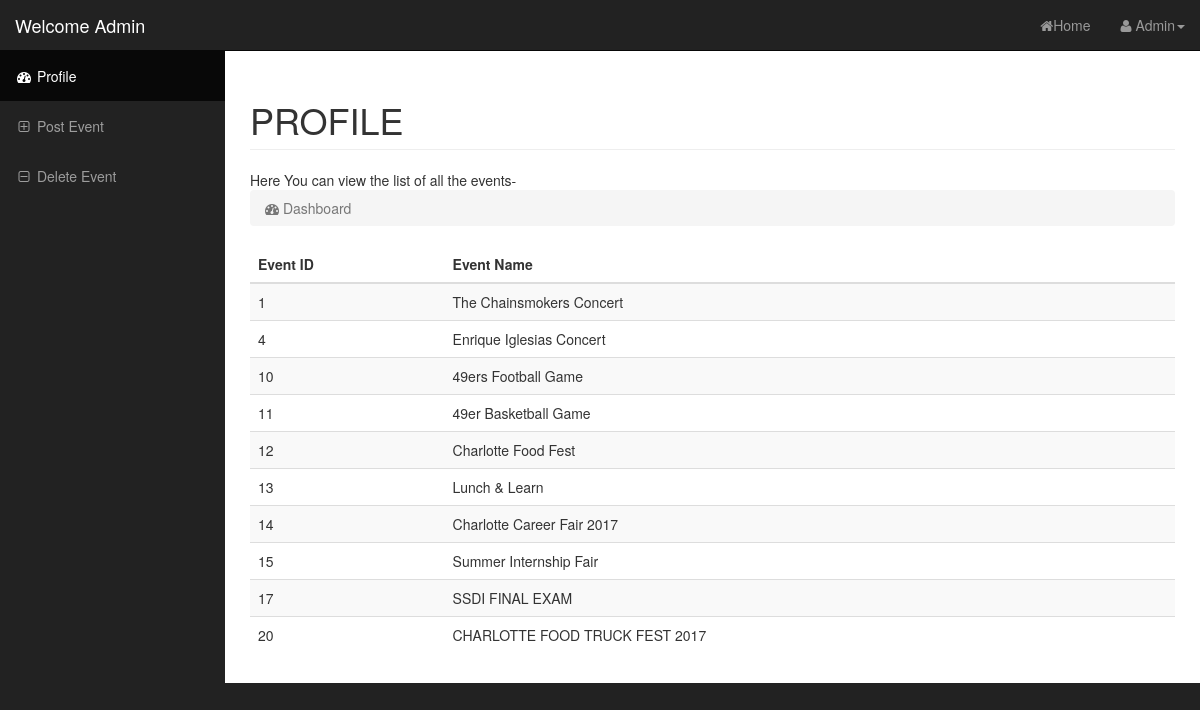
/profile/admin_profile.php, run on the app's committed database.
### tables this page shows
CREATE TABLE `event` (
  `event_id` int(11) NOT NULL,
  `event_name` varchar(50) NOT NULL,
  `event_desc` varchar(200) NOT NULL,
  `event_images` varchar(64) NOT NULL,
  `event_date` date NOT NULL,
  `event_venue` varchar(50) NOT NULL,
  `event_time` time NOT NULL,
  `user_id` varchar(64) NOT NULL,
  `event_category` varchar(64) NOT NULL
);

### profile/admin_profile.php (the view, shortened to what this page needs)
<!DOCTYPE html>
<html lang="en">
<head>
    <link href="css/bootstrap.min.css" rel="stylesheet">
    <link href="css/sb-admin.css" rel="stylesheet">
    <link href="css/plugins/morris.css" rel="stylesheet">
    <link href="font-awesome/css/font-awesome.min.css" rel="stylesheet" type="text/css">
</head>
<body>
    <div id="wrapper">
        <nav class="navbar navbar-inverse navbar-fixed-top" role="navigation">
            <div class="navbar-header">
                <a class="navbar-brand" href="index.html">Welcome Admin</a>
            </div>
            <ul class="nav navbar-right top-nav">
                <li >
                    <a href="..\index.php"><i class="fa fa-home"></i>Home</a></li>
                <li class="dropdown">
                    <a href="#" class="dropdown-toggle" data-toggle="dropdown"><i class="fa fa-user"></i> Admin<b class="caret"></b></a>
                </li>
            </ul>
            <div class="collapse navbar-collapse navbar-ex1-collapse">
                <ul class="nav navbar-nav side-nav">
                    <li class="active">
                        <a href="admin_profile.php"><i class="fa fa-fw fa-dashboard"></i> Profile</a>
                    </li>
                    <li>
                        <a href="admin_post_event.php"><i class="fa fa-fw fa-plus-square-o"></i> Post Event</a>
                    </li>
                    <li>
                        <a href="admin_delete_event.php"><i class="fa fa-fw fa-minus-square-o"></i> Delete Event</a>
                    </li>
                </ul>
            </div>
        </nav>
        <div id="page-wrapper">
            <div class="container-fluid">
                <div class="row">
                    <div class="col-lg-12">
                        <h1 class="page-header">
                            PROFILE
                        </h1>
                        Here You can view the list of all the events-
                        <ol class="breadcrumb">
                            <li class="active">
                                <i class="fa fa-dashboard"></i> Dashboard
                            </li>
                        </ol>
                    </div>
                </div>
               <table class="table table-striped">
                    <thead>
                      <tr>
                        <th>Event ID</th>
                        <th>Event Name</th>
                      </tr>
                    </thead>
                    <tbody>
                      <?php
                        $con=mysqli_connect("localhost","root","","events");
                        $sql="SELECT event_id, event_name from event";
                        $result = mysqli_query($con,$sql);
                        while($row = $result->fetch_assoc()) {
                            echo "<tr>";
                            echo "<td>".$row['event_id']."</td>";
                            echo "<td>".$row['event_name']."</td>";
                      echo "</tr>"; }
                      ?>
                    </tbody>
                  </table>
            </div>
        </div>
    </div>
</body>
</html>

### profile/css/sb-admin.css (style rules this page uses)
body { margin-top: 100px; background-color: #222; }
@media (min-width:768px) { body { margin-top: 50px; } }
#wrapper { padding-left: 0; }
#page-wrapper { width: 100%; padding: 0; background-color: #fff; }
@media (min-width:768px) { #wrapper { padding-left: 225px; } }
@media (min-width:768px) { #page-wrapper { padding: 10px; } }
.top-nav { padding: 0 15px; }
.top-nav>li { display: inline-block; float: left; }
.top-nav>li>a { padding-top: 15px; padding-bottom: 15px; line-height: 20px; color: #999; }
@media (min-width:768px) { .side-nav { position: fixed; top: 51px; left: 225px; width: 225px; margin-left: -225px; border: none; border-radius: 0; overflow-y: auto; background-color: #222; bottom: 0; overflow-x: hidden; padding-bottom: 40px; } }
@media (min-width:768px) { .side-nav>li>a { width: 225px; } }

### data on the page
event: event_id "1", event_name "The Chainsmokers Concert"
event: event_id "4", event_name "Enrique Iglesias Concert"
event: event_id "10", event_name "49ers Football Game"
event: event_id "11", event_name "49er Basketball Game"
event: event_id "12", event_name "Charlotte Food Fest"
event: event_id "13", event_name "Lunch & Learn"
event: event_id "14", event_name "Charlotte Career Fair 2017"
event: event_id "15", event_name "Summer Internship Fair"
event: event_id "17", event_name "SSDI FINAL EXAM"
event: event_id "20", event_name "CHARLOTTE FOOD TRUCK FEST 2017"
